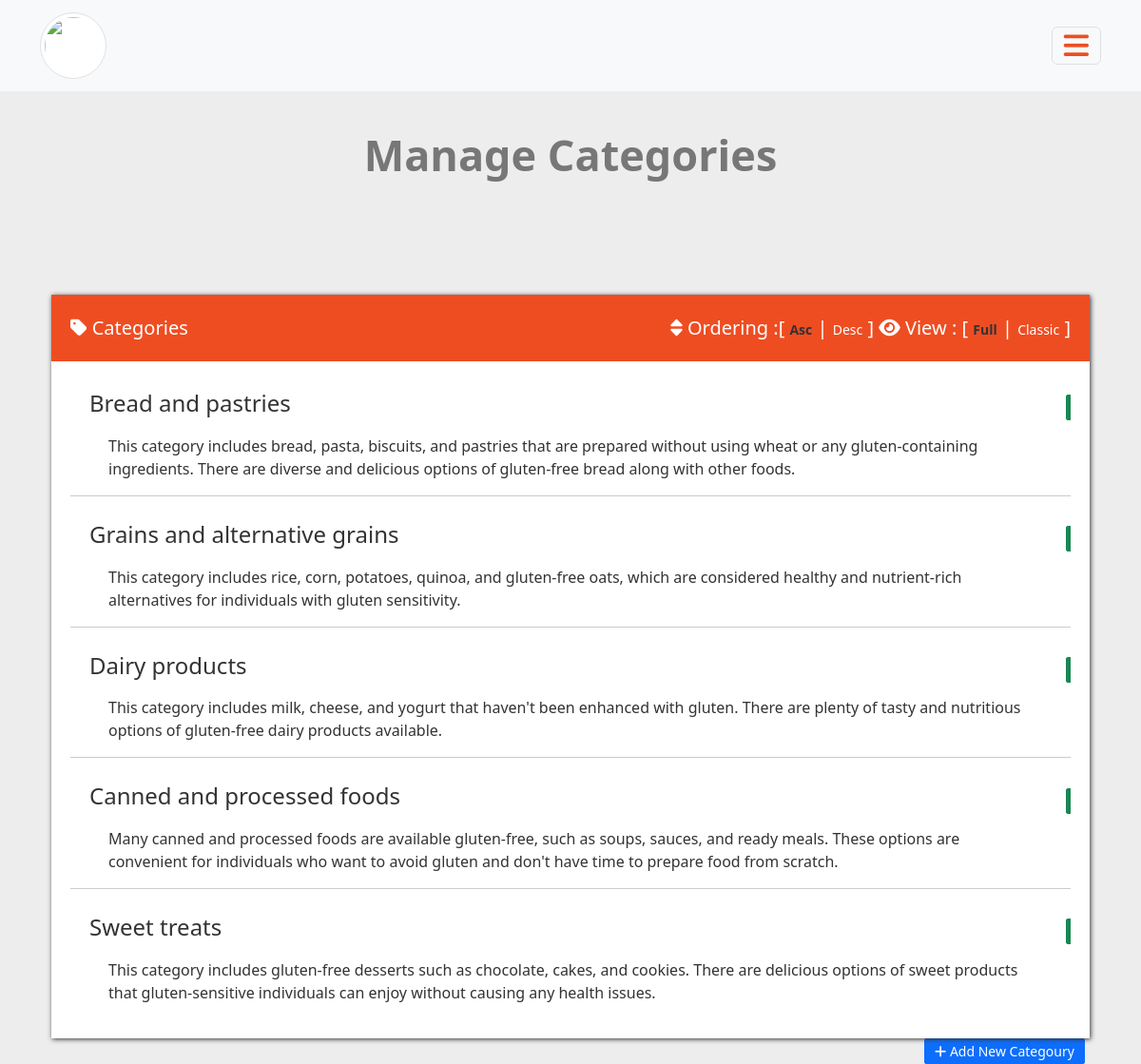
/admin/categories.php (signed in), run on the app's committed database.
### tables this page shows
CREATE TABLE `categoures` (
  `ID` int(11) NOT NULL,
  `Name` varchar(255) NOT NULL,
  `Description` text NOT NULL,
  `Ordering` int(11) NOT NULL,
  `Visibility` tinyint(4) NOT NULL DEFAULT 0,
  `Allow_Comment` tinyint(4) NOT NULL DEFAULT 0,
  `Allow_Ads` tinyint(4) NOT NULL DEFAULT 0
);

### admin/categories.php (the view, shortened to what this page needs)
<?php
if(!isset($_SESSION['Username'])){
    header("Location: index.php");
    exit();
}else{
    include 'init.php';
    $do = isset($_GET['do']) ? $_GET['do'] : 'Manage';
    if ($do == 'Manage'){
        $sort = 'ASC';
    $stmt =  $connect->prepare("SELECT * FROM categoures ORDER BY Ordering $sort");
    $stmt -> execute();
    $rows = $stmt -> fetchAll();
    ?>
        <h2 class="page-header text-center">Manage Categories</h2>
            <div class="container">
                <section class="latest" >
            <div class="container">
                <div class="row">
                    <div class="col-md-12">
                        <div class="panel panel-default">
                            <div class="main-panel">
                            <div class="panel-heading">
                                <i class="fa fa-tag"></i>
                                Categories
                                <div class="order fa-pull-right">
                                     <i class="fa fa-sort"></i> Ordering :[
                                    <a <?php if($sort == 'ASC'){echo 'class="active"';}?> href="?sort=ASC">Asc</a> |
                                    <a <?php if($sort == 'DESC'){echo 'class="active"';}?> href="?sort=DESC">Desc</a>
                                    ]
                                    <i class="fa fa-eye"></i> View :
                                        [
                                            <span class="active">Full</span> |
                                            <span  data-view="classic" >Classic</span>
                                        ]
                                </div>
                            </div>
                            <div class="panel-body cat-view">
                                <?php
                                   foreach($rows as $row){
                                    echo '<div class="cat cat-clule">';
                                    echo '<h4>'  .$row['Name'].       '</h4>';
                                    echo'<div class="full-view" >';
                                    echo empty($row['Description']) ? '<p>No Descrptin Foundet !</p>': '<p>'.$row['Description'].'</p>';
                                    echo'<div class="hidden-btn">
                                    <a href="?do=Edit&CatID='.$row['ID'].'" class="btn btn-success"> <i class="fa fa-edit"></i> Edit</a>
                                    <a href="?do=Delete&CatID='.$row['ID'].'" class="confirm btn btn-danger"> <i class="fa-solid fa-user-minus"></i> Delete</a>
                                    </div>';
                                    echo '</div> ';
                                    echo '<hr>';
                                    echo ' </div>';
                                }
                                ?>
                            </div>
                            </div>
                        </div>
                    </div>
                </div>
            </div>
        </section>
                <a class=" btn btn-primary offset-10  fa-pull-left  " href="?do=Add"><i class="fa fa-plus"></i> Add New Categoury</a>
            </div>
   <?php
    }
    elseif ($do == 'Activate'){
        echo 'WELCOME TO / Activet';
    }
    else{
                $errorMasseg = '<div class="alert alert-danger" > erorr your Page /<strong>'.$do.'</strong>  Note Fondet </div> ';
                $pageRedirct = 'back';
                echo '<div class="container" >';
                redirect($errorMasseg,$pageRedirct,5);
                echo '</div>';
    }
    include $tpl.'footer.php';
}
?>

### admin/layout/css/mainStyle.css (style rules this page uses)
:root { --spaceBteween: 20px; --separteur: 80px; --mainColor: #333; --secandColor: #777; --secandColor: #000; --mainBackgroundColor: #ededed; --SacendBackgroundColor: #ee4d22; --TherdBackgroundColor: #fff; }
body { font-family: "Segoe UI", Tahoma, Geneva, Verdana, sans-serif; background-color: var(--mainBackgroundColor); color: var(--mainColor); }
.btn { color: var(--TherdBackgroundColor); padding: 2px 10px; font-size: 14px; border-radius: 2px; }
h2 { color: #777; margin: 40px auto; font-size: 45px; font-weight: bold; }
.latest .panel-heading { margin-top: var(--separteur); padding: var(--spaceBteween); background-color: var(--SacendBackgroundColor); color: var(--TherdBackgroundColor); font-size: 20px; }
.latest .panel-body { padding: var(--spaceBteween); background-color: var(--TherdBackgroundColor); color: var(--mainColor); font-size: 16px; }
.latest .main-panel { box-shadow: 1px 1px 5px var(--mainColor); }
.cat-view { padding: 0px; }
.cat-view .cat-clule { padding: 0px; position: relative; overflow: hidden; }
.hidden-btn { position: absolute; top: 15px; right: -150px; transition: all .5s ease-in-out; }
.cat-view h4 { padding: 10px 20px; cursor: pointer; }
.cat-view p { padding: 0px 40px; }
.order a { color: white; font-size: 14px; font-weight: normal; text-decoration: none; }
.order span { color: white; font-size: 14px; font-weight: normal; cursor: pointer; }
.order .active { text-decoration: navajowhite; color: var(--mainColor); font-size: 14px; font-weight: bold; }

### data on the page
categoures: Name "Bread and pastries", Description "This category includes bread, pasta, biscuits, and pastries that are prepared without using wheat or any gluten-containing ingredients. There are diverse and delicious options of gluten-free bread along with other foods."
categoures: Name "Grains and alternative grains", Description "This category includes rice, corn, potatoes, quinoa, and gluten-free oats, which are considered healthy and nutrient-rich alternatives for individuals with gluten sensitivity."
categoures: Name "Dairy products", Description "This category includes milk, cheese, and yogurt that haven't been enhanced with gluten. There are plenty of tasty and nutritious options of gluten-free dairy products available."
categoures: Name "Canned and processed foods", Description "Many canned and processed foods are available gluten-free, such as soups, sauces, and ready meals. These options are convenient for individuals who want to avoid gluten and don't have time to prepare food from scratch."
categoures: Name "Sweet treats", Description "This category includes gluten-free desserts such as chocolate, cakes, and cookies. There are delicious options of sweet products that gluten-sensitive individuals can enjoy without causing any health issues."
